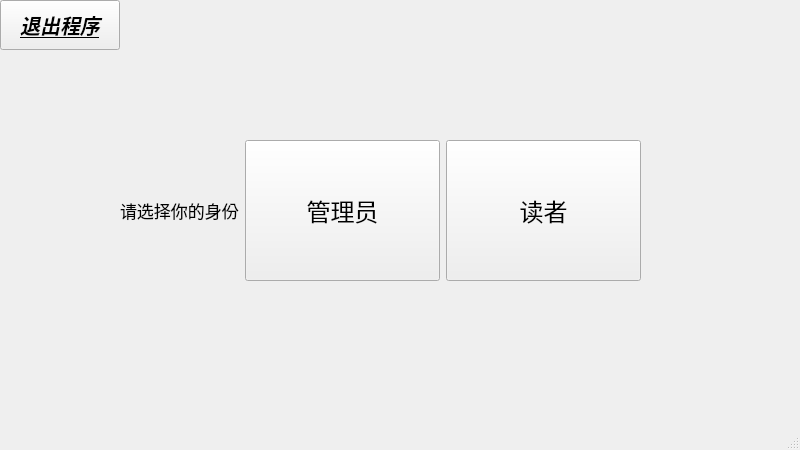
<?xml version="1.0" encoding="UTF-8"?>
<ui version="4.0">
 <class>MainWindow</class>
 <widget class="QMainWindow" name="MainWindow">
  <property name="geometry">
   <rect>
    <x>0</x>
    <y>0</y>
    <width>800</width>
    <height>450</height>
   </rect>
  </property>
  <property name="font">
   <font>
    <family>造字工房朗倩（非商用）常规体</family>
    <pointsize>13</pointsize>
   </font>
  </property>
  <property name="windowTitle">
   <string>主菜单</string>
  </property>
  <widget class="QWidget" name="centralwidget">
   <widget class="QPushButton" name="QuitButton">
    <property name="geometry">
     <rect>
      <x>0</x>
      <y>0</y>
      <width>120</width>
      <height>50</height>
     </rect>
    </property>
    <property name="font">
     <font>
      <pointsize>15</pointsize>
      <weight>75</weight>
      <italic>true</italic>
      <bold>true</bold>
      <underline>true</underline>
      <strikeout>false</strikeout>
     </font>
    </property>
    <property name="text">
     <string>退出程序</string>
    </property>
   </widget>
   <widget class="QWidget" name="layoutWidget">
    <property name="geometry">
     <rect>
      <x>120</x>
      <y>140</y>
      <width>521</width>
      <height>141</height>
     </rect>
    </property>
    <layout class="QHBoxLayout" name="horizontalLayout">
     <item>
      <widget class="QLabel" name="label">
       <property name="sizePolicy">
        <sizepolicy hsizetype="Expanding" vsizetype="Expanding">
         <horstretch>1</horstretch>
         <verstretch>1</verstretch>
        </sizepolicy>
       </property>
       <property name="font">
        <font>
         <family>造字工房雅圆（非商用）常规体</family>
        </font>
       </property>
       <property name="text">
        <string>请选择你的身份</string>
       </property>
       <property name="alignment">
        <set>Qt::AlignLeading|Qt::AlignLeft|Qt::AlignVCenter</set>
       </property>
      </widget>
     </item>
     <item>
      <widget class="QPushButton" name="AdminBotton">
       <property name="sizePolicy">
        <sizepolicy hsizetype="Expanding" vsizetype="Expanding">
         <horstretch>3</horstretch>
         <verstretch>1</verstretch>
        </sizepolicy>
       </property>
       <property name="font">
        <font>
         <pointsize>18</pointsize>
        </font>
       </property>
       <property name="text">
        <string>管理员</string>
       </property>
      </widget>
     </item>
     <item>
      <widget class="QPushButton" name="ReaderBotton">
       <property name="sizePolicy">
        <sizepolicy hsizetype="Expanding" vsizetype="Expanding">
         <horstretch>3</horstretch>
         <verstretch>1</verstretch>
        </sizepolicy>
       </property>
       <property name="font">
        <font>
         <pointsize>18</pointsize>
        </font>
       </property>
       <property name="text">
        <string>读者</string>
       </property>
      </widget>
     </item>
    </layout>
   </widget>
  </widget>
  <widget class="QStatusBar" name="statusbar"/>
 </widget>
 <resources/>
 <connections/>
 <slots>
  <slot>switchto_ADWindow()</slot>
  <slot>switchto_RDWindow()</slot>
 </slots>
</ui>
